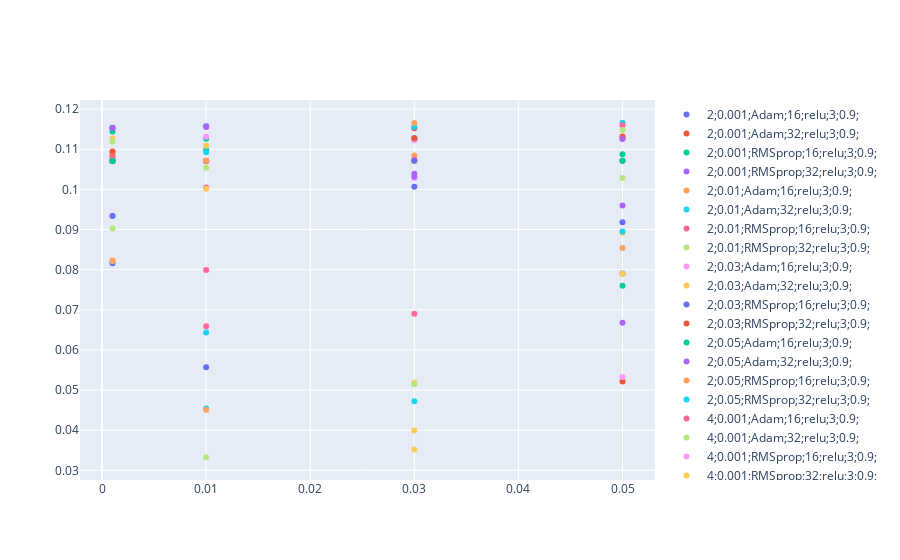

The notebook cell saved with this chart:
### Code cell
import plotly.graph_objects as go


fig = go.Figure()

for g in groups:
    x = g["LearningRate"]
    y = [max(g["Acc"])]
    label = "".join([str(g[i].unique()[0]) + ";" for i in criterea])
    fig.add_trace(go.Scatter(x=x, y=y,
                        mode='markers',
                        name=label))
print(criterea)
fig.show()
